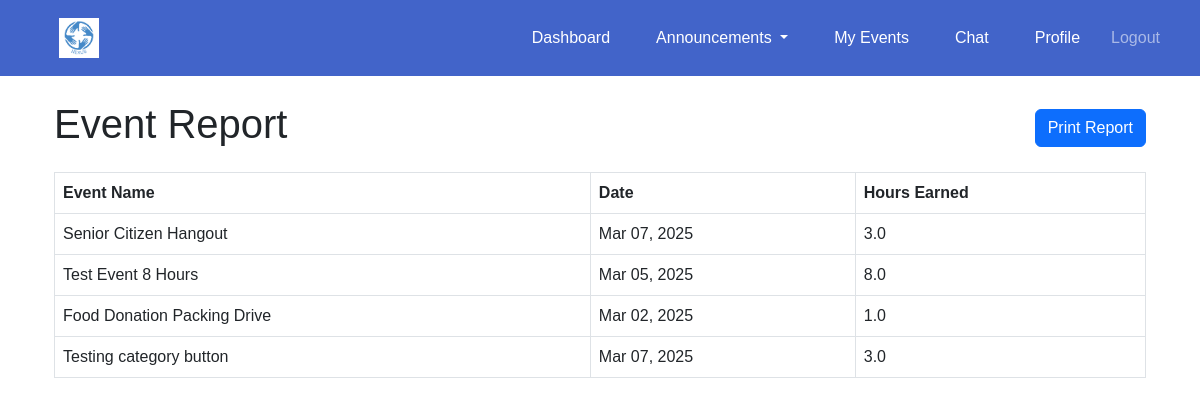
The app's page /profile/event-report/ (signed in) with its own data.
### events/models.py (models this page shows, shortened)
class VolunteerParticipation(models.Model):
    volunteer = models.ForeignKey(settings.AUTH_USER_MODEL, on_delete=models.CASCADE, related_name="participations")
    event = models.ForeignKey(Event, on_delete=models.CASCADE, related_name="participations")
    hours_contributed = models.FloatField(default=0)
    date_participated = models.DateTimeField(auto_now_add=True)

class Event(models.Model):
    CATEGORY_CHOICES = [
        ('education', 'Education'),
        ('social development', 'Social Development'),
        ('senior citizen', 'Senior Citizen'),
    ]
    organisation = models.ForeignKey(settings.AUTH_USER_MODEL, on_delete=models.CASCADE)
    name = models.CharField(max_length=255)
    description = models.TextField()
    date = models.DateTimeField()
    start_time = models.TimeField(default=time(9, 0))  # Default: 09:00 AM
    end_time = models.TimeField(default=time(17, 0))  # Default: 05:00 PM
    location = models.CharField(max_length=255)
    volunteers_needed = models.PositiveIntegerField()
    roles_responsibilities = models.TextField()
    category = models.CharField(max_length=50, choices=CATEGORY_CHOICES, blank=False, default='Education')

### accounts/views.py (the view)
# urls.py: path("profile/event-report/", views.volunteer_event_report, name="volunteer_event_report"),
@login_required
def volunteer_event_report(request):
    print("DEBUG: volunteer_event_report function executed")  # Debugging print statement
    volunteer_events = VolunteerParticipation.objects.filter(volunteer=request.user)
    return render(request, "accounts/volunteer_event_report.html", {
        "volunteer_events": volunteer_events,
    })

### accounts/templates/accounts/volunteer_event_report.html (shortened to what this page needs)
{% extends "base.html" %}
{% block content %}
<div class="container mt-4">
    <div class="d-flex justify-content-between align-items-center">
        <h1>Event Report</h1>
        <button onclick="window.print()" class="btn btn-primary">
             Print Report
        </button>
    </div>
    {% if volunteer_events %}
        <table class="table table-bordered mt-3">
            <thead>
                <tr>
                    <th>Event Name</th>
                    <th>Date</th>
                    <th>Hours Earned</th>
                </tr>
            </thead>
            <tbody>
                {% for event in volunteer_events %}
                    <tr>
                        <td>{{ event.event.name }}</td>
                        <td>{{ event.event.date|date:"M d, Y" }}</td>
                        <td>{{ event.hours_contributed }}</td>
                    </tr>
                {% endfor %}
            </tbody>
        </table>
    {% else %}
        <p class="text-center text-muted">No attended events found.</p>
    {% endif %}
</div>
{% endblock %}

### templates/base.html (style rules this page uses)
body { margin: 0; font-family: Arial, sans-serif; }

### records on screen
VolunteerParticipation: event.name "Senior Citizen Hangout", event "Mar 07, 2025", hours_contributed "3.0"
VolunteerParticipation: event.name "Test Event 8 Hours", event "Mar 05, 2025", hours_contributed "8.0"
VolunteerParticipation: event.name "Food Donation Packing Drive", event "Mar 02, 2025", hours_contributed "1.0"
VolunteerParticipation: event.name "Testing category button", event "Mar 07, 2025", hours_contributed "3.0"
